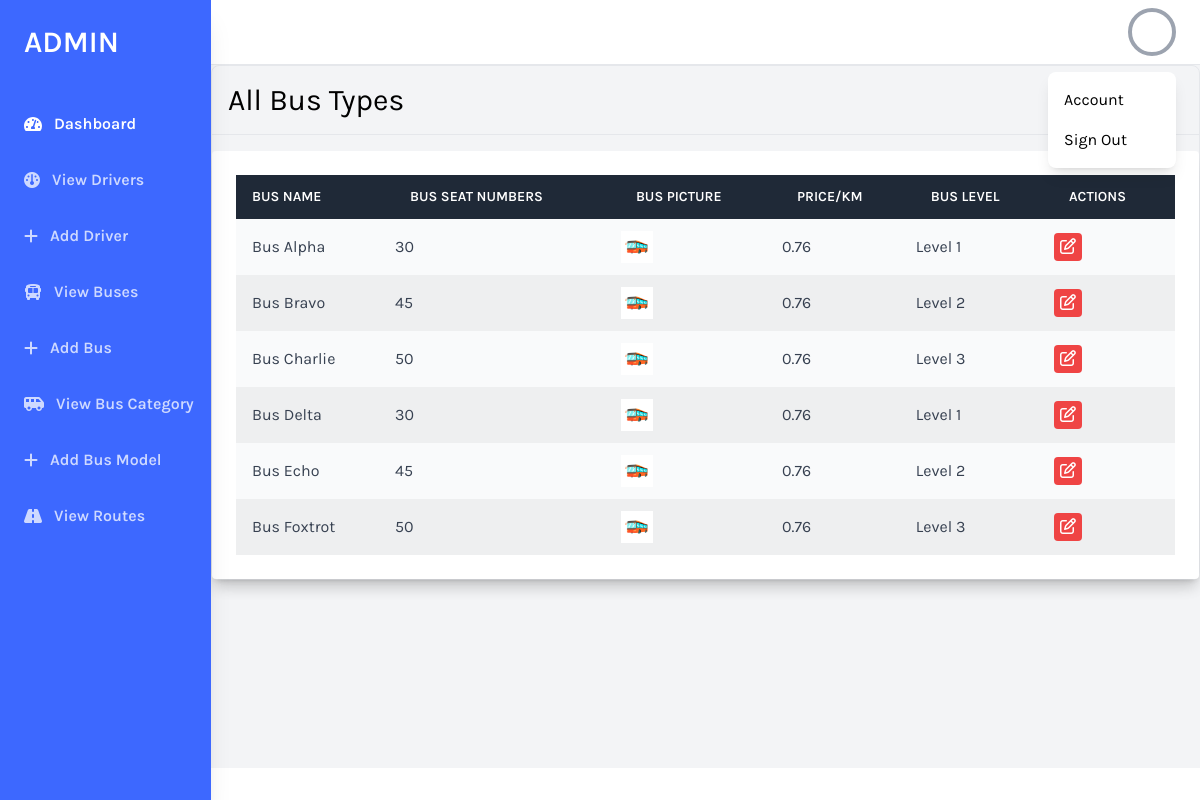
Screenshot of /admin/all-busTypes.php (signed in) with the database file from the repository.
### tables this page shows
CREATE TABLE BusCategory (
    BusCategoryID INT NOT NULL AUTO_INCREMENT,
    BusName VARCHAR(50),
    BusSeatNumbers INT,
    BusCategory VARCHAR(50),
    BusLevel VARCHAR(10),
    priceFactor DECIMAL(5,5) NOT NULL DEFAULT 0.76000,
    PRIMARY KEY (BusCategoryID)
);

### admin/all-busTypes.php (the view, shortened to what this page needs)
<?php
include '../database/connection.php';
$sql = "SELECT * FROM BusCategory ";
$run=mysqli_query($conn,$sql) or die("Can't Execute Query...");
?>
<!DOCTYPE html>
<html lang="en">
<head>
    <?php include("./partials/imports.php")?>
</head>
<body x-data="{thisPath:window.location.pathname ,isOpen: false}" class="bg-gray-100 font-family-karla flex">
<?php include("./partials/aside.php")?>
    <div class="w-full flex flex-col h-screen overflow-y-hidden">
        <?php include("./partials/header.php")?>
        <div class="w-full h-screen overflow-x-hidden border-t flex flex-col">
            <main class="w-full flex-grow ">
                <section class='w-full border rounded-lg shadow-lg'>
                    <div class='p-4 border-b '>
                        <h1 class="text-3xl text-black ">All Bus Types</h1>
                    </div>
                    <main class="container mx-auto mt-4">
                        <div class="bg-white p-6 rounded shadow-lg">
                            <table class="min-w-full bg-white">
                                <thead class="bg-gray-800 text-white">
                                    <tr>
                                        <th class="text-left py-3 px-4 uppercase font-semibold text-sm">Bus Name</th>
                                        <th class="text-left py-3 px-4 uppercase font-semibold text-sm">Bus Seat Numbers</th>
                                        <th class="text-left py-3 px-4 uppercase font-semibold text-sm">Bus Picture</th>
                                        <th class="text-left py-3 px-4 uppercase font-semibold text-sm">Price/Km</th>
                                        <th class="text-left py-3 px-4 uppercase font-semibold text-sm">Bus Level</th>
                                        <th class="text-left py-3 px-4 uppercase font-semibold text-sm">Actions</th>
                                    </tr>
                                </thead>
                                <tbody class="text-gray-700">
                                <?php
                                        while ($row=mysqli_fetch_assoc($run)) {
                                    ?>
                                    <tr class="bg-gray-50 group hover:bg-slate-200" id="<?php echo $row['BusCategoryID']?>">
                                        <td class="text-left py-3 px-4"><?php echo $row['BusName']?></td>
                                        <td class="text-left py-3 px-42"><?php echo $row['BusSeatNumbers'] ?></td>
                                        <td class="text-left py-3 px-42"><img class="h-8" src="<?php echo $row['BusPicture']??"../assets/default-cartoon-bus.jpg"; ?>" height="7px" alt=""></td>
                                        <td class="text-left py-3 px-42"><?php echo $row['priceFactor'] ?></td>
                                        <td class="text-left py-3 px-42"><?php echo $row['BusLevel'] ?></td>
                                        <td class="text-left py-3 px-42"><button onclick="busTypeEditor(this)" class="bg-red-500 rounded border-7 p-0.5 " ><i   class="text-white px-1 fa-regular fa-pen-to-square"></i></button></td>
                                    </tr>
                                        <?php }?>
                                </tbody>
                            </table>
                        </div>
                    </main>
                </section>
            </main>
            <footer class="w-full bg-white text-right p-4">
            </footer>
        </div>
    </div>
</body>
</html>

### admin/partials/imports.php (shortened to what this page needs)
<link rel="stylesheet" href="https://cdnjs.cloudflare.com/ajax/libs/font-awesome/6.5.2/css/all.min.css" />
<link href="https://cdnjs.cloudflare.com/ajax/libs/tailwindcss/2.2.19/tailwind.min.css" rel="stylesheet">
<link rel="stylesheet" href="../styles/style.css">

### admin/partials/aside.php
<aside class="relative bg-sidebar h-screen w-64 hidden sm:block shadow-xl">
    <div class="p-6">
        <a href="/LetsGO/admin/dashboard.php" class="text-white text-3xl font-semibold uppercase hover:text-gray-300">Admin</a>
    </div>
    <nav class="text-white text-base font-semibold pt-3">
        <a href="/LetsGO/admin/dashboard.php" :class="thisPath == '/LetsGO/admin/dashboard.php' ? 'active-nav-link' : '' "  class="flex items-center text-white py-4 pl-6 nav-item">
            <i class="fas fa-tachometer-alt mr-3"></i>
            Dashboard
        </a>
        <a href="/LetsGO/admin/all-drivers.php" :class="thisPath== '/LetsGO/admin/all-drivers.php' ? 'active-nav-link' : '' " class="flex items-center text-white opacity-75 hover:opacity-100 py-4 pl-6 nav-item">
            <i class="fa-solid fa-gauge mr-3"></i>
            View Drivers
        </a>
        <a href="/LetsGO/admin/add-driver.php" :class="thisPath== '/LetsGO/admin/add-driver.php' ? 'active-nav-link' : '' " class="flex items-center text-white opacity-75 hover:opacity-100 py-4 pl-6 nav-item">
            <i class="fa-solid fa-plus mr-3"></i>
            Add Driver
        </a>
        <a href="/LetsGO/admin/all-buses.php" :class="thisPath== '/LetsGO/admin/all-buses.php' ? 'active-nav-link' : '' " class="flex items-center text-white opacity-75 hover:opacity-100 py-4 pl-6 nav-item">
            <i class="fa-solid fa-bus mr-3"></i>
            View Buses
        </a>
        <a href="/LetsGO/admin/addBuzz.php" :class="thisPath== '/LetsGO/admin/addBuzz.php' ? 'active-nav-link' : '' " class="flex items-center text-white opacity-75 hover:opacity-100 py-4 pl-6 nav-item">
            <i class="fa-solid fa-plus mr-3"></i>
            Add Bus
        </a>
        <a href="/LetsGO/admin/all-busTypes.php" :class="thisPath== '/LetsGO/admin/all-busTypes.php' ? 'active-nav-link' : '' " class="flex items-center text-white opacity-75 hover:opacity-100 py-4 pl-6 nav-item">
            <i class="fa-solid fa-van-shuttle mr-3"></i>
            View Bus Category
        </a>
        <a href="/LetsGO/admin/add-buzzType.php" :class="thisPath== '/LetsGO/admin/add-buzzType.php' ? 'active-nav-link' : '' " class="flex items-center text-white opacity-75 hover:opacity-100 py-4 pl-6 nav-item">
            <i class="fa-solid fa-plus mr-3"></i>
            Add Bus Model
        </a>
        <a href="/LetsGO/admin/routes.php" :class="thisPath== '/LetsGO/admin/routes.php' ? 'active-nav-link' : '' " class="flex items-center text-white opacity-75 hover:opacity-100 py-4 pl-6 nav-item">
            <i class="fa-solid fa-road mr-3"></i>
            View Routes
        </a>
    </nav>
</aside>

### admin/partials/header.php (shortened to what this page needs)
<header class="w-full items-center bg-white py-2 px-6 hidden sm:flex">
    <div x-data="{ isOpen: false }" class="relative w-1/2 flex justify-end">
        <button @click="isOpen = !isOpen" class="realtive z-10 w-12 h-12 rounded-full overflow-hidden border-4 border-gray-400 hover:border-gray-300 focus:border-gray-300 focus:outline-none">
        </button>
        <button x-show="isOpen" @click="isOpen = false" class="h-full w-full fixed inset-0 cursor-default"></button>
        <div x-show="isOpen" class="absolute w-32 bg-white rounded-lg shadow-lg py-2 mt-16">
            <a href="#" class="block px-4 py-2 account-link hover:text-white">Account</a>
            <a href="/LetsGO/auth/register.php?logout=true"  class="block px-4 py-2 account-link hover:text-white">Sign Out</a>
        </div>
    </div>
</header>

### admin/partials/imports.php (style rules this page uses)
.font-family-karla { font-family: karla,ui-sans-serif, system-ui, sans-serif, "Apple Color Emoji", "Segoe UI Emoji", "Segoe UI Symbol", "Noto Color Emoji"; }
.bg-sidebar { background: #3d68ff; }
tr:nth-child(even) { background:#e7e9eab5 }

### rows the page displays
buscategory: BusName "Bus Alpha", BusSeatNumbers "30", priceFactor "0.76", BusLevel "Level 1"
buscategory: BusName "Bus Bravo", BusSeatNumbers "45", priceFactor "0.76", BusLevel "Level 2"
buscategory: BusName "Bus Charlie", BusSeatNumbers "50", priceFactor "0.76", BusLevel "Level 3"
buscategory: BusName "Bus Delta", BusSeatNumbers "30", priceFactor "0.76", BusLevel "Level 1"
buscategory: BusName "Bus Echo", BusSeatNumbers "45", priceFactor "0.76", BusLevel "Level 2"
buscategory: BusName "Bus Foxtrot", BusSeatNumbers "50", priceFactor "0.76", BusLevel "Level 3"
